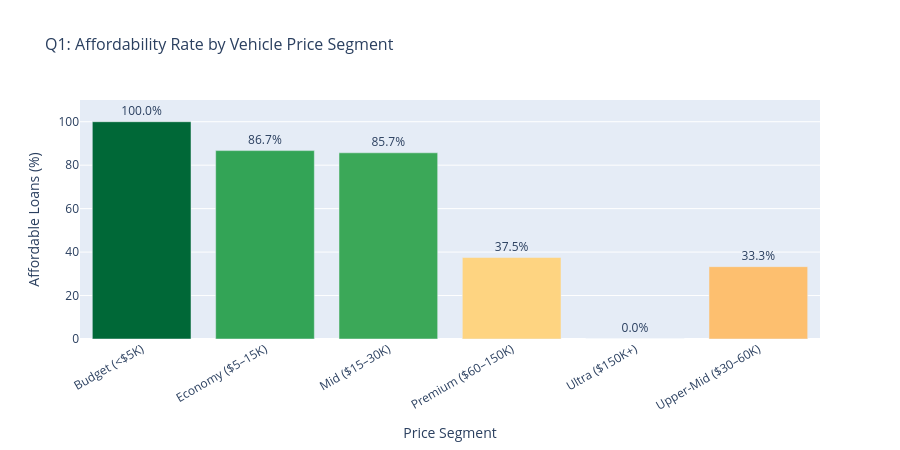

Write notebook code for a chart like this one.
### Code cell
fig1 = px.bar(
    segment_aff,
    x='price_segment',
    y='affordable_pct',
    color='affordable_pct',
    color_continuous_scale='RdYlGn',
    range_color=[0, 100],
    title='Q1: Affordability Rate by Vehicle Price Segment',
    labels={
        'price_segment': 'Price Segment',
        'affordable_pct': 'Affordable Loans (%)'
    },
    text='affordable_pct'
)

fig1.update_traces(texttemplate='%{text:.1f}%', textposition='outside')
fig1.update_layout(
    xaxis_tickangle=-30,
    coloraxis_showscale=False,
    yaxis=dict(range=[0, 110], title='Affordable Loans (%)'),
    title_font_size=16,
    height=450
)

fig1.show()

### Figure 1 — Plotly figure (JSON) as saved in the notebook; plotly's stock layout.template omitted (floating-point values rounded to 4 significant figures)
{"data": [{"hovertemplate": "Price Segment=%{x}<br>Affordable Loans (%)=%{marker.color}<extra></extra>", "legendgroup": "", "marker": {"color": [100.0, 86.7, 85.7, 37.5, 0.0, 33.3], "coloraxis": "coloraxis", "pattern": {"shape": ""}}, "name": "", "orientation": "v", "showlegend": false, "text": [100.0, 86.7, 85.7, 37.5, 0.0, 33.3], "textposition": "outside", "texttemplate": "%{text:.1f}%", "type": "bar", "x": ["Budget (<$5K)", "Economy ($5–15K)", "Mid ($15–30K)", "Premium ($60–150K)", "Ultra ($150K+)", "Upper-Mid ($30–60K)"], "xaxis": "x", "y": [100.0, 86.7, 85.7, 37.5, 0.0, 33.3], "yaxis": "y"}], "layout": {"barmode": "relative", "coloraxis": {"autocolorscale": false, "cmax": 100, "cmin": 0, "colorbar": {"title": {"text": "Affordable Loans (%)"}}, "colorscale": [[0, "rgb(165,0,38)"], [0.1, "rgb(215,48,39)"], [0.2, "rgb(244,109,67)"], [0.3, "rgb(253,174,97)"], [0.4, "rgb(254,224,139)"], [0.5, "rgb(255,255,191)"], [0.6, "rgb(217,239,139)"], [0.7, "rgb(166,217,106)"], [0.8, "rgb(102,189,99)"], [0.9, "rgb(26,152,80)"], [1, "rgb(0,104,55)"]], "showscale": false}, "height": 450, "legend": {"tracegroupgap": 0}, "title": {"font": {"size": 16}, "text": "Q1: Affordability Rate by Vehicle Price Segment"}, "xaxis": {"anchor": "y", "domain": [0, 1], "tickangle": -30, "title": {"text": "Price Segment"}}, "yaxis": {"anchor": "x", "domain": [0, 1], "range": [0, 110], "title": {"text": "Affordable Loans (%)"}}}}
